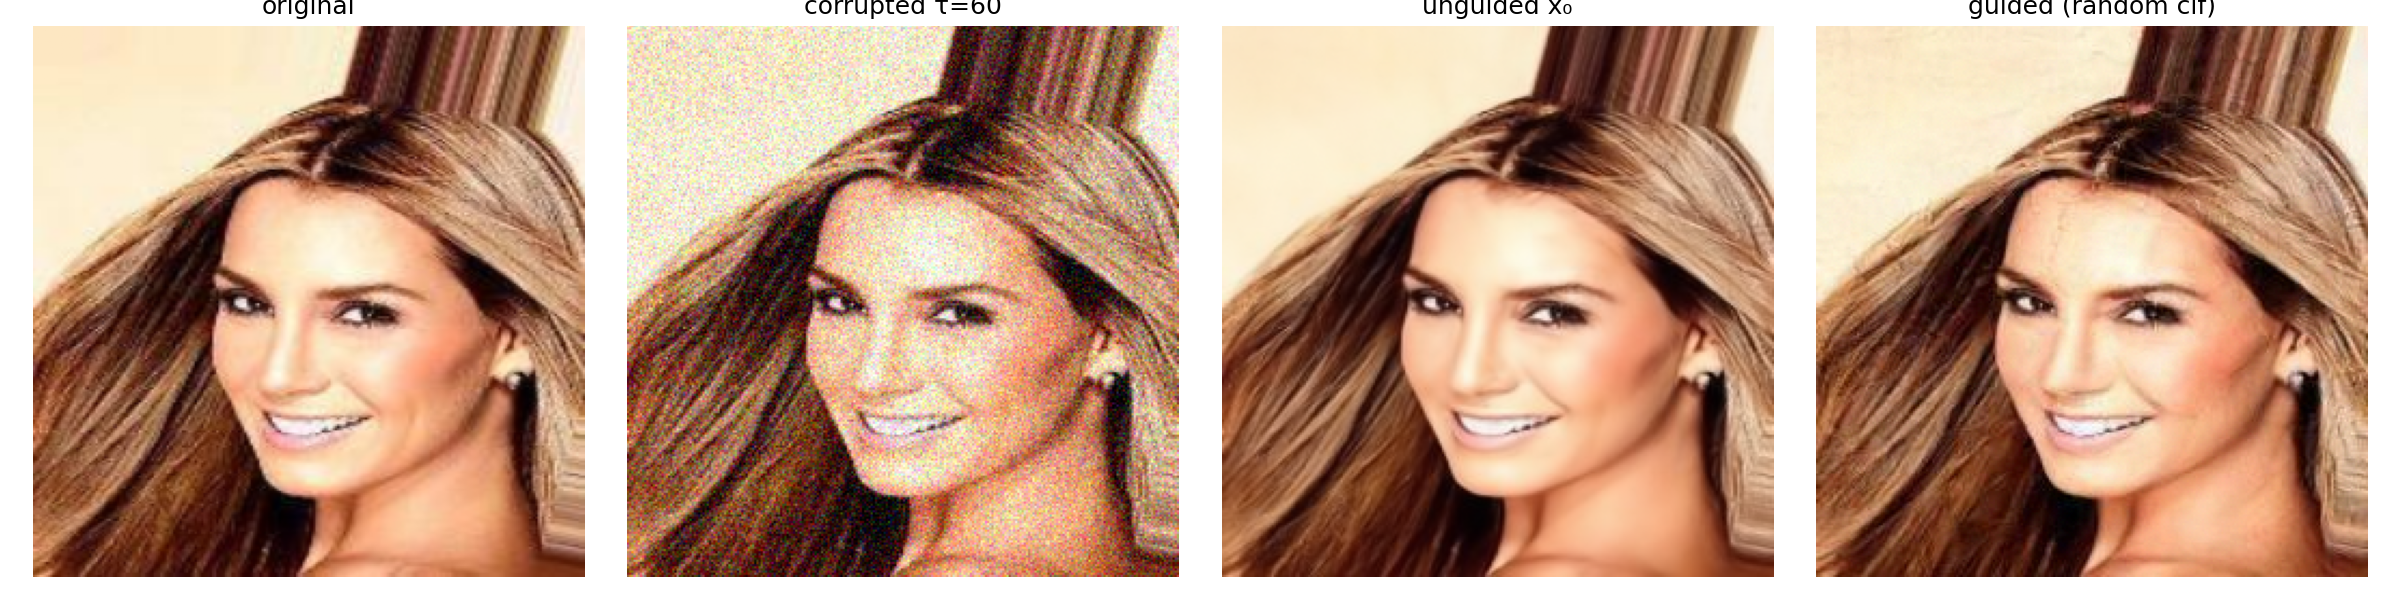

The Python source for this figure:
# test_guidance.py
import torch
import numpy as np
from PIL import Image
import matplotlib.pyplot as plt
from torchvision import transforms

from ddpm import DDPM
from classifier import CelebAClassifier
from guidance import guided_reverse_step


def load_image(path, size=256):
    transform = transforms.Compose([
        transforms.Resize((size, size)),
        transforms.ToTensor(),
        transforms.Normalize([0.5]*3, [0.5]*3)
    ])
    img = Image.open(path).convert("RGB")
    return transform(img).unsqueeze(0)


def to_displayable(tensor):
    img = tensor.detach().cpu().float()
    img = (img + 1) / 2
    img = img.permute(1, 2, 0).numpy()
    return np.clip(img, 0, 1)


def test_single_guided_step(x0, ddpm, classifier):
    """
    Test that one guided step runs without errors and that
    the guidance actually changes x0_hat relative to unguided.
    """
    print("Testing single guided step...")

    tau = 60
    target_label = 1
    lambda_c = 5.0
    lambda_l1 = 0.05

    # Corrupt image to tau
    x_t, _ = ddpm.forward(x0, tau)

    # Unguided: just predict x0_hat with no guidance
    x0_hat_unguided = ddpm.predict_x0(x_t, tau)

    # Guided: one full guided step
    x_prev, info = guided_reverse_step(
        x_t, tau, ddpm, classifier,
        target_label=target_label,
        lambda_c=lambda_c,
        lambda_l1=lambda_l1,
        x_orig=x0
    )

    print(f"  CE loss:    {info['ce_loss']:.4f}")
    print(f"  L1 loss:    {info['l1_loss']:.4f}")
    print(f"  Total loss: {info['total_loss']:.4f}")

    # Check that guidance changed something
    diff = (x_prev - x0_hat_unguided).abs().mean().item()
    print(f"  Mean pixel change from guidance: {diff:.6f}")
    assert diff > 0, "Guidance had no effect — something is wrong"
    print("  Gradient flow: OK")

    return x_t, x0_hat_unguided, x_prev


def test_full_guided_loop(x0, ddpm, classifier):
    """
    Run the full guided denoising loop from tau to 0.
    Watch the losses at each step — CE loss should fluctuate as
    guidance steers the image. With random classifier weights it
    won't converge meaningfully, but the mechanics should work.
    """
    print("\nRunning full guided loop...")

    tau = 60
    target_label = 1
    lambda_c = 5.0
    lambda_l1 = 0.05

    x_t, _ = ddpm.forward(x0, tau)
    ce_losses = []

    for t in range(tau, 0, -1):
        x_t, info = guided_reverse_step(
            x_t, t, ddpm, classifier,
            target_label=target_label,
            lambda_c=lambda_c,
            lambda_l1=lambda_l1,
            x_orig=x0
        )
        ce_losses.append(info["ce_loss"])

        if t % 15 == 0:
            prob = classifier.probability(
                x_t.to(next(classifier.parameters()).device),
                label=target_label
            ).item()
            print(f"  t={t:3d}  CE={info['ce_loss']:.4f}  "
                  f"p(target)={prob:.4f}")

    return x_t, ce_losses


if __name__ == "__main__":
    import sys

    if len(sys.argv) < 2:
        print("Usage: python test_guidance.py path/to/image.jpg")
        sys.exit(1)

    device = torch.device(
        "cuda" if torch.cuda.is_available() else
        "mps" if torch.backends.mps.is_available() else
        "cpu"
    )
    print(f"Device: {device}")

    print("Loading image...")
    x0 = load_image(sys.argv[1]).to(device)

    print("Loading DDPM...")
    ddpm = DDPM()

    print("Loading classifier (random weights — just testing gradient flow)...")
    classifier = CelebAClassifier(num_classes=2).to(device)
    classifier.eval()

    # Test 1: single step
    x_t, x0_unguided, x0_guided = test_single_guided_step(x0, ddpm, classifier)

    # Test 2: full loop
    x_final, ce_losses = test_full_guided_loop(x0, ddpm, classifier)

    # Plot results
    fig, axes = plt.subplots(1, 4, figsize=(16, 4))

    axes[0].imshow(to_displayable(x0[0]))
    axes[0].set_title("original")
    axes[0].axis("off")

    axes[1].imshow(to_displayable(x_t[0]))
    axes[1].set_title("corrupted τ=60")
    axes[1].axis("off")

    axes[2].imshow(to_displayable(x0_unguided[0]))
    axes[2].set_title("unguided x̂₀")
    axes[2].axis("off")

    axes[3].imshow(to_displayable(x_final[0]))
    axes[3].set_title("guided (random clf)")
    axes[3].axis("off")

    plt.tight_layout()
    plt.savefig("test_guidance.png", dpi=150)

    # Plot CE loss over steps
    plt.figure(figsize=(8, 3))
    plt.plot(ce_losses)
    plt.xlabel("denoising step (τ → 0)")
    plt.ylabel("CE loss")
    plt.title("classifier loss during guided denoising")
    plt.tight_layout()
    plt.savefig("test_guidance_loss.png", dpi=150)

    print("\nSaved test_guidance.png and test_guidance_loss.png")
